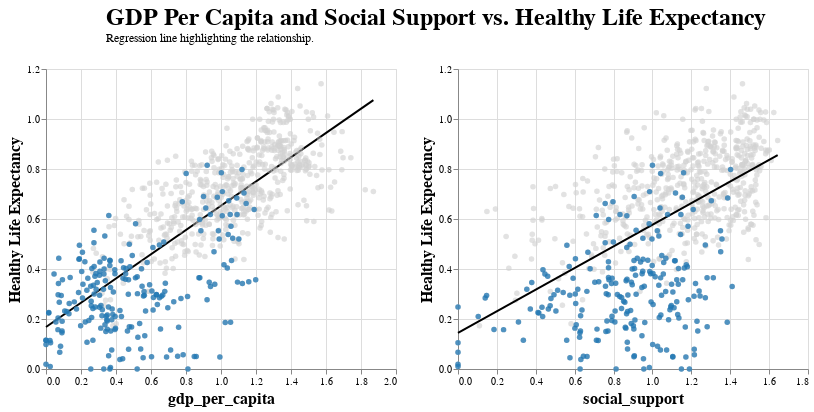

Write notebook code for a chart like this one.
### Code cell
base_chart = alt.Chart(df).mark_circle(opacity=0.4, color='lightgrey').encode(
    x=alt.X(alt.repeat('column'), type='quantitative',axis = alt.Axis(titleFontSize = 16)),
    y=alt.Y('life_expectancy:Q', title="Healthy Life Expectancy", axis = alt.Axis(titleFontSize = 16)),
    tooltip=['country:N', 'gdp_per_capita:Q', 'life_expectancy:Q'],
    )

points3 = base_chart.add_params(select_continent).mark_circle( opacity=0.7, color='#1f77b4').encode(
    opacity=alt.condition(select_continent, alt.value(0.75), alt.value(0.05))
).transform_filter(select_continent)

reg_gdp = base_chart.transform_regression('gdp_per_capita', 'life_expectancy').mark_line(color='black').encode(
        color=alt.value('black'),
    )

reg_soc_sup = base_chart.transform_regression('social_support', 'life_expectancy').mark_line(color='black').encode(
        color=alt.value('black'),
    )


plot3 = alt.layer(
        base_chart + reg_gdp,
        base_chart + reg_soc_sup,
        points3
    ).properties(
        width=350,
        height=300
    ).repeat(
    column=['gdp_per_capita', 'social_support']
).properties(
    title = {
        "text" : ['GDP Per Capita and Social Support vs. Healthy Life Expectancy'],
        "subtitle" : "Regression line highlighting the relationship.",
        "fontSize" : 24,
        "dx":100,
        "offset":20, 
    }
)

plot3

### Figure 1 — Vega-Lite specification as saved in the notebook (floating-point values rounded to 4 significant figures; data arrays with more than 128 entries replaced by an {"elided": "..."} marker saying what was removed)
{"config": {"view": {"continuousWidth": 300, "continuousHeight": 300}}, "repeat": {"column": ["gdp_per_capita", "social_support"]}, "spec": {"layer": [{"layer": [{"mark": {"type": "circle", "color": "lightgrey", "opacity": 0.4}, "encoding": {"tooltip": [{"field": "country", "type": "nominal"}, {"field": "gdp_per_capita", "type": "quantitative"}, {"field": "life_expectancy", "type": "quantitative"}], "x": {"axis": {"titleFontSize": 16}, "field": {"repeat": "column"}, "type": "quantitative"}, "y": {"axis": {"titleFontSize": 16}, "field": "life_expectancy", "title": "Healthy Life Expectancy", "type": "quantitative"}}}, {"mark": {"type": "line", "color": "black"}, "encoding": {"color": {"value": "black"}, "tooltip": [{"field": "country", "type": "nominal"}, {"field": "gdp_per_capita", "type": "quantitative"}, {"field": "life_expectancy", "type": "quantitative"}], "x": {"axis": {"titleFontSize": 16}, "field": {"repeat": "column"}, "type": "quantitative"}, "y": {"axis": {"titleFontSize": 16}, "field": "life_expectancy", "title": "Healthy Life Expectancy", "type": "quantitative"}}, "transform": [{"on": "gdp_per_capita", "regression": "life_expectancy"}]}]}, {"layer": [{"mark": {"type": "circle", "color": "lightgrey", "opacity": 0.4}, "encoding": {"tooltip": [{"field": "country", "type": "nominal"}, {"field": "gdp_per_capita", "type": "quantitative"}, {"field": "life_expectancy", "type": "quantitative"}], "x": {"axis": {"titleFontSize": 16}, "field": {"repeat": "column"}, "type": "quantitative"}, "y": {"axis": {"titleFontSize": 16}, "field": "life_expectancy", "title": "Healthy Life Expectancy", "type": "quantitative"}}}, {"mark": {"type": "line", "color": "black"}, "encoding": {"color": {"value": "black"}, "tooltip": [{"field": "country", "type": "nominal"}, {"field": "gdp_per_capita", "type": "quantitative"}, {"field": "life_expectancy", "type": "quantitative"}], "x": {"axis": {"titleFontSize": 16}, "field": {"repeat": "column"}, "type": "quantitative"}, "y": {"axis": {"titleFontSize": 16}, "field": "life_expectancy", "title": "Healthy Life Expectancy", "type": "quantitative"}}, "transform": [{"on": "social_support", "regression": "life_expectancy"}]}]}, {"mark": {"type": "circle", "color": "#1f77b4", "opacity": 0.7}, "encoding": {"opacity": {"condition": {"param": "Select", "value": 0.75}, "value": 0.05}, "tooltip": [{"field": "country", "type": "nominal"}, {"field": "gdp_per_capita", "type": "quantitative"}, {"field": "life_expectancy", "type": "quantitative"}], "x": {"axis": {"titleFontSize": 16}, "field": {"repeat": "column"}, "type": "quantitative"}, "y": {"axis": {"titleFontSize": 16}, "field": "life_expectancy", "title": "Healthy Life Expectancy", "type": "quantitative"}}, "name": "view_3", "transform": [{"filter": {"param": "Select"}}]}], "data": {"name": "data-1fb32f1e28a35e0adb4e135b9827a710"}, "height": 300, "width": 350}, "params": [{"name": "Select", "select": {"type": "point", "fields": ["continent"]}, "bind": {"input": "select", "options": ["Africa", "Asia", "Europe", "North America", "Oceania", "South America"]}, "value": "Africa", "views": ["child__column_gdp_per_capita_view_3", "child__column_social_support_view_3"]}], "title": {"text": ["GDP Per Capita and Social Support vs. Healthy Life Expectancy"], "subtitle": "Regression line highlighting the relationship.", "fontSize": 24, "dx": 100, "offset": 20}, "$schema": "https://vega.github.io/schema/vega-lite/v5.15.1.json", "datasets": {"data-1fb32f1e28a35e0adb4e135b9827a710": {"elided": "780 records"}}}
